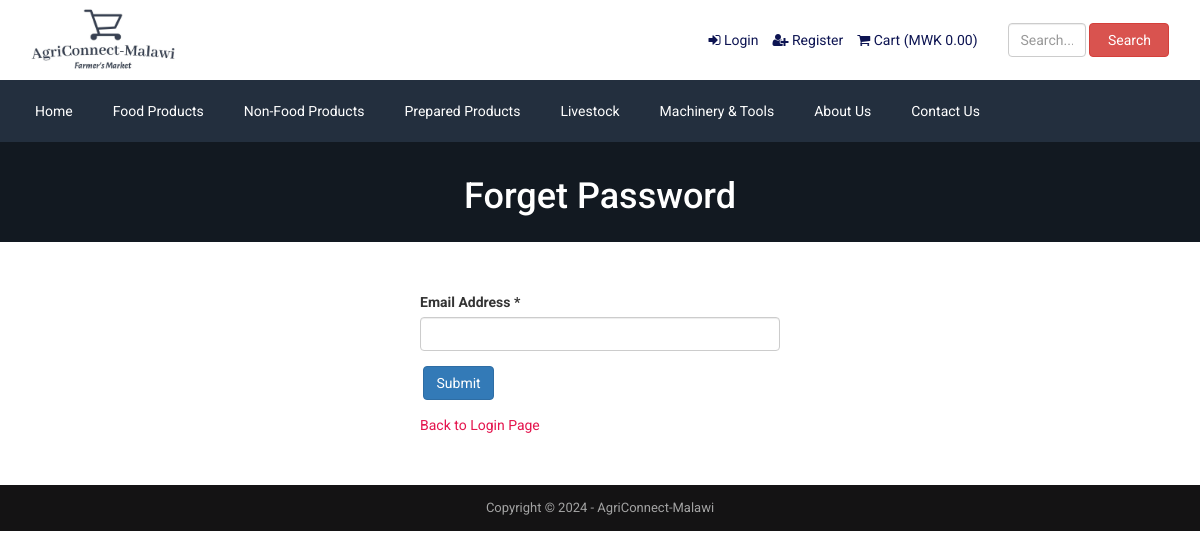
Screenshot of /forget-password.php (signed in) with the database file from the repository.
### tables this page shows
CREATE TABLE IF NOT EXISTS `tbl_top_category` (
  `tcat_id` int NOT NULL AUTO_INCREMENT,
  `tcat_name` varchar(255) NOT NULL,
  `show_on_menu` int NOT NULL,
  PRIMARY KEY (`tcat_id`)
);

CREATE TABLE IF NOT EXISTS `tbl_page` (
  `id` int NOT NULL AUTO_INCREMENT,
  `about_title` varchar(255) NOT NULL,
  `about_content` text NOT NULL,
  `about_banner` varchar(255) NOT NULL,
  `about_meta_title` varchar(255) NOT NULL,
  `about_meta_keyword` text NOT NULL,
  `about_meta_description` text NOT NULL,
  `faq_title` varchar(255) NOT NULL,
  `faq_banner` varchar(255) NOT NULL,
  `faq_meta_title` varchar(255) NOT NULL,
  `faq_meta_keyword` text NOT NULL,
  `faq_meta_description` text NOT NULL,
  `blog_title` varchar(255) NOT NULL,
  `blog_banner` varchar(255) NOT NULL,
  `blog_meta_title` varchar(255) NOT NULL,
  `blog_meta_keyword` text NOT NULL,
  `blog_meta_description` text NOT NULL,
  `contact_title` varchar(255) NOT NULL,
  `contact_banner` varchar(255) NOT NULL,
  `contact_meta_title` varchar(255) NOT NULL,
  `contact_meta_keyword` text NOT NULL,
  `contact_meta_description` text NOT NULL,
  `pgallery_title` varchar(255) NOT NULL,
  `pgallery_banner` varchar(255) NOT NULL,
  `pgallery_meta_title` varchar(255) NOT NULL,
  `pgallery_meta_keyword` text NOT NULL,
  `pgallery_meta_description` text NOT NULL,
  `vgallery_title` varchar(255) NOT NULL,
  `vgallery_banner` varchar(255) NOT NULL,
  `vgallery_meta_title` varchar(255) NOT NULL,
  `vgallery_meta_keyword` text NOT NULL,
  `vgallery_meta_description` text NOT NULL,
  PRIMARY KEY (`id`)
);

CREATE TABLE IF NOT EXISTS `tbl_settings` (
  `id` int NOT NULL AUTO_INCREMENT,
  `logo` varchar(255) NOT NULL,
  `favicon` varchar(255) NOT NULL,
  `footer_about` text NOT NULL,
  `footer_copyright` text NOT NULL,
  `contact_address` text NOT NULL,
  `contact_email` varchar(255) NOT NULL,
  `contact_phone` varchar(255) NOT NULL,
  `contact_fax` varchar(255) NOT NULL,
  `contact_map_iframe` text NOT NULL,
  `receive_email` varchar(255) NOT NULL,
  `receive_email_subject` varchar(255) NOT NULL,
  `receive_email_thank_you_message` text NOT NULL,
  `forget_password_message` text NOT NULL,
  `total_recent_post_footer` int NOT NULL,
  `total_popular_post_footer` int NOT NULL,
  `total_recent_post_sidebar` int NOT NULL,
  `total_popular_post_sidebar` int NOT NULL,
  `total_featured_product_home` int NOT NULL,
  `total_latest_product_home` int NOT NULL,
  `total_popular_product_home` int NOT NULL,
  `meta_title_home` text NOT NULL,
  `meta_keyword_home` text NOT NULL,
  `meta_description_home` text NOT NULL,
  `banner_login` varchar(255) NOT NULL,
  `banner_registration` varchar(255) NOT NULL,
  `banner_forget_password` varchar(255) NOT NULL,
  `banner_reset_password` varchar(255) NOT NULL,
  `banner_search` varchar(255) NOT NULL,
  `banner_cart` varchar(255) NOT NULL,
  `banner_checkout` varchar(255) NOT NULL,
  `banner_product_category` varchar(255) NOT NULL,
  `banner_blog` varchar(255) NOT NULL,
  `cta_title` varchar(255) NOT NULL,
  `cta_content` text NOT NULL,
  `cta_read_more_text` varchar(255) NOT NULL,
  `cta_read_more_url` varchar(255) NOT NULL,
  `cta_photo` varchar(255) NOT NULL,
  `featured_product_title` varchar(255) NOT NULL,
  `featured_product_subtitle` varchar(255) NOT NULL,
  `latest_product_title` varchar(255) NOT NULL,
  `latest_product_subtitle` varchar(255) NOT NULL,
  `popular_product_title` varchar(255) NOT NULL,
  `popular_product_subtitle` varchar(255) NOT NULL,
  `testimonial_title` varchar(255) NOT NULL,
  `testimonial_subtitle` varchar(255) NOT NULL,
  `testimonial_photo` varchar(255) NOT NULL,
  `blog_title` varchar(255) NOT NULL,
  `blog_subtitle` varchar(255) NOT NULL,
  `newsletter_text` text NOT NULL,
  `paypal_email` varchar(255) NOT NULL,
  `stripe_public_key` varchar(255) NOT NULL,
  `stripe_secret_key` varchar(255) NOT NULL,
  `bank_detail` text NOT NULL,
  `before_head` text NOT NULL,
  `after_body` text NOT NULL,
  `before_body` text NOT NULL,
  `home_service_on_off` int NOT NULL,
  `home_welcome_on_off` int NOT NULL,
  `home_featured_product_on_off` int NOT NULL,
  `home_latest_product_on_off` int NOT NULL,
  `home_popular_product_on_off` int NOT NULL,
  `home_testimonial_on_off` int NOT NULL,
  `home_blog_on_off` int NOT NULL,
  `newsletter_on_off` int NOT NULL,
  `ads_above_welcome_on_off` int NOT NULL,
  `ads_above_featured_product_on_off` int NOT NULL,
  `ads_above_latest_product_on_off` int NOT NULL,
  `ads_above_popular_product_on_off` int NOT NULL,
  `ads_above_testimonial_on_off` int NOT NULL,
  `ads_category_sidebar_on_off` int NOT NULL,
  PRIMARY KEY (`id`)
);

### forget-password.php (the view, shortened to what this page needs)
<?php require_once('header.php'); ?>
<?php
$statement = $pdo->prepare("SELECT * FROM tbl_settings WHERE id=1");
$statement->execute();
$result = $statement->fetchAll(PDO::FETCH_ASSOC);
foreach ($result as $row) {
    $banner_forget_password = $row['banner_forget_password'];
}
?>
<div class="page-banner" style="background-color:#444;background-image: url(assets/uploads/<?php echo $banner_forget_password; ?>);">
    <div class="inner">
        <h1><?php echo LANG_VALUE_97; ?></h1>
    </div>
</div>
<div class="page">
    <div class="container">
        <div class="row">
            <div class="col-md-12">
                <div class="user-content">
                    <form action="" method="post">
                        <div class="row">
                            <div class="col-md-4"></div>
                            <div class="col-md-4">
                                <div class="form-group">
                                    <label for=""><?php echo LANG_VALUE_94; ?> *</label>
                                    <input type="email" class="form-control" name="cust_email">
                                </div>
                                <div class="form-group">
                                    <input type="submit" class="btn btn-primary" value="<?php echo LANG_VALUE_4; ?>" name="form1">
                                </div>
                                <a href="login.php" style="color:#e4144d;"><?php echo LANG_VALUE_12; ?></a>
                            </div>
                        </div>
                    </form>
                </div>
            </div>
        </div>
    </div>
</div>
<?php require_once('footer.php'); ?>

### header.php (shortened to what this page needs)
<?php
include("admin/inc/config.php");
$statement = $pdo->prepare("SELECT * FROM tbl_settings WHERE id=1");
$statement->execute();
$result = $statement->fetchAll(PDO::FETCH_ASSOC);
?>
<!DOCTYPE html>
<html lang="en">
<head>
	<link rel="stylesheet" href="assets/css/bootstrap.min.css">
	<link rel="stylesheet" href="assets/css/font-awesome.min.css">
	<link rel="stylesheet" href="assets/css/owl.carousel.min.css">
	<link rel="stylesheet" href="assets/css/owl.theme.default.min.css">
	<link rel="stylesheet" href="assets/css/jquery.bxslider.min.css">
    <link rel="stylesheet" href="assets/css/magnific-popup.css">
    <link rel="stylesheet" href="assets/css/rating.css">
	<link rel="stylesheet" href="assets/css/spacing.css">
	<link rel="stylesheet" href="assets/css/bootstrap-touch-slider.css">
	<link rel="stylesheet" href="assets/css/animate.min.css">
	<link rel="stylesheet" href="assets/css/tree-menu.css">
	<link rel="stylesheet" href="assets/css/select2.min.css">
	<link rel="stylesheet" href="assets/css/main.css">
	<link rel="stylesheet" href="assets/css/responsive.css">
	<?php
	$statement = $pdo->prepare("SELECT * FROM tbl_page WHERE id=1");
	$statement->execute();
	$result = $statement->fetchAll(PDO::FETCH_ASSOC);
		?>
</head>
<body>
<div class="header">
	<div class="container">
		<div class="row inner">
			<div class="col-md-4 logo">
				<a href="index.php"><img src="assets/img/logo6.jpeg" alt="logo image"></a>
			</div>
			<div class="col-md-6 right">
				<ul>
					<?php
					if(isset($_SESSION['customer'])) {
						?>
						<li><i class="fa fa-user"></i> <?php echo LANG_VALUE_13; ?> <?php echo $_SESSION['customer']['cust_name']; ?></li>
						<li><a href="logout.php"><i class="fa fa-sign-out"></i> <?php echo "Logout" ?></a></li>
						<li><a href="dashboard.php"><i class="fa fa-user" aria-hidden="true"></i> <?php echo "Profile"; ?></a></li>
						<?php
					} else {
						?>
						<li><a href="login.php"><i class="fa fa-sign-in"></i> <?php echo LANG_VALUE_9; ?></a></li>
						<li><a href="registration.php"><i class="fa fa-user-plus"></i> <?php echo LANG_VALUE_15; ?></a></li>
						<?php
					}
					?>
					<li><a href="cart.php"><i class="fa fa-shopping-cart"></i> <?php echo LANG_VALUE_18; ?> (<?php echo "MWK "; ?><?php
					if(isset($_SESSION['cart_p_id'])) {
						$table_total_price = 0;
						$i=0;
	                    foreach($_SESSION['cart_p_qty'] as $key => $value)
	                    {
	                        $i++;
	                        $arr_cart_p_qty[$i] = $value;
	                    }                    $i=0;
	                    foreach($_SESSION['cart_p_current_price'] as $key => $value)
	                    {
	                        $i++;
	                        $arr_cart_p_current_price[$i] = $value;
	                    }
	                    for($i=1;$i<=count($arr_cart_p_qty);$i++) {
	                    	$row_total_price = $arr_cart_p_current_price[$i]*$arr_cart_p_qty[$i];
	                        $table_total_price = $table_total_price + $row_total_price;
	                    }
						echo $table_total_price;
					} else {
						echo '0.00';
					}
					?>)</a></li>
				</ul>
			</div>
			<div class="col-md-4 search-area">
				<form class="navbar-form navbar-left" role="search" action="search-result.php" method="get">
					<div class="form-group">
						<input type="text" class="form-control search-top" placeholder="<?php echo "Search..."; ?>" name="search_text">
					</div>
					<button type="submit" class="btn btn-danger"><?php echo LANG_VALUE_3; ?></button>
				</form>
			</div>
		</div>
	</div>
</div>
<div class="nav">
	<div class="container">
		<div class="row">
			<div class="col-md-12 pl_0 pr_0">
				<div class="menu-container">
					<div class="menu">
						<ul>
							<li><a href="index.php">Home</a></li>
							<?php
							$statement = $pdo->prepare("SELECT * FROM tbl_top_category WHERE show_on_menu=1");
							$statement->execute();
							$result = $statement->fetchAll(PDO::FETCH_ASSOC);
							foreach ($result as $row) {
								?>
								<li><a href="product-category.php?id=<?php echo $row['tcat_id']; ?>&type=top-category"><?php echo $row['tcat_name']; ?></a>
								</li>
								<?php
							}
							?>
							<?php
							$statement = $pdo->prepare("SELECT * FROM tbl_page WHERE id=1");
							$statement->execute();
							$result = $statement->fetchAll(PDO::FETCH_ASSOC);
							foreach ($result as $row) {
								$about_title = $row['about_title'];
								$contact_title = $row['contact_title'];
							}
							?>
							<li><a href="about.php"><?php echo $about_title; ?></a></li>
							<li><a href="contact.php"><?php echo $contact_title; ?></a></li>
						</ul>
					</div>
				</div>
			</div>
		</div>
	</div>
</div>

### footer.php (shortened to what this page needs)
<?php
$statement = $pdo->prepare("SELECT * FROM tbl_settings WHERE id=1");
$statement->execute();
$result = $statement->fetchAll(PDO::FETCH_ASSOC);
foreach ($result as $row)
{
	$footer_copyright = $row['footer_copyright'];
}
?>
<div class="footer-bottom">
	<div class="container">
		<div class="row">
			<div class="col-md-12 copyright">
				<?php echo $footer_copyright; ?>
			</div>
		</div>
	</div>
</div>
</body>
</html>

### assets/css/main.css (style rules this page uses)
* { margin: 0; padding: 0; }
body { font-family: "Roboto", sans-serif; font-size: 14px; }
h1, h2, h3, h4, h5, h6 { font-family: "Roboto", sans-serif; }
a { text-decoration: none; }
.header { width: 100%; height: auto; background: #fff; }
.header .inner { height: auto; display: table; }
.header .logo { float: none; display: table-cell; vertical-align: middle; }
.header .logo img { max-width: 100%; height: 80px; }
.header .navbar-form .form-control { width: 300px; }
.header .search-area { float: none; display: table-cell; vertical-align: middle; }
.header .search-area .form-group { width: calc(100% - 84px); }
.header .search-area button { width: 80px; }
.header .search-area form { width: 100%; }
.header .right { float: none; display: table-cell; vertical-align: middle; padding-right: 0; }
.header .right ul { float: right; margin-bottom: 0; }
.header .right ul li { list-style-type: none; float: left; margin-left: 14px; color: #0d1452; }
.header .right ul li a { color: #0d1452; }
.header .navbar-form .search-top { width: 100%; }
.nav { background: #232f3e; }
.menu-container { width: 100%; margin: 0 auto; background: #232f3e; }
.menu-dropdown-icon:before { content: "\f067"; font-family: "FontAwesome"; display: none; cursor: pointer; float: right; padding: 1.5em 2em; background: #fff; color: #333; }
.menu > ul { margin: 0 auto; width: 100%; list-style: none; padding: 0; position: relative; box-sizing: border-box; }
.menu > ul:before, .menu > ul:after { content: ""; display: table; }
.menu > ul:after { clear: both; }
.menu > ul > li { float: left; padding: 0; margin: 0; }
.menu > ul > li a { text-decoration: none; padding: 1.5em 20px; display: block; color: #fff; }
.footer-bottom { width: 100%; height: auto; background: #141314; padding: 14px 0; }
.footer-bottom .copyright { font-size: 13px; color: #a3a3a3; text-align: center; }
.page-banner { width: 100%; height: auto; background-repeat: no-repeat; background-position: center center; -webkit-background-size: cover; background-size: cover; position: relative; padding-top: 15px; padding-bottom: 15px; overflow: hidden; }
.page-banner h1 { color: #fff; text-align: center; z-index: 999; position: relative; }
.page { width: 100%; height: auto; padding-top: 50px; padding-bottom: 50px; }

### assets/css/responsive.css (style rules this page uses)
@media only screen and (min-width: 992px) { .header .inner { width: 100%; } }
@media only screen and (min-width: 992px) { .header .search-area { padding-right: 0; } }
@media only screen and (min-width: 992px) { .header .search-area form { padding-right: 0; } }
@media only screen and (min-width: 992px) { .header .container { padding-right: 0; } }

### rows the page displays
tbl_top_category: tcat_name "Food Products"
tbl_top_category: tcat_name "Non-Food Products"
tbl_top_category: tcat_name "Prepared Products"
tbl_top_category: tcat_name "Livestock"
tbl_top_category: tcat_name "Machinery & Tools"
tbl_page: about_title "About Us", contact_title "Contact Us"
tbl_settings: banner_forget_password (picture), footer_copyright "Copyright © 2024 - AgriConnect-Malawi"

### other values shown
LANG_VALUE_9 "Login"
LANG_VALUE_15 "Register"
LANG_VALUE_18 "Cart"
LANG_VALUE_3 "Search"
LANG_VALUE_97 "Forget Password"
LANG_VALUE_94 "Email Address"
LANG_VALUE_12 "Back to Login Page"
